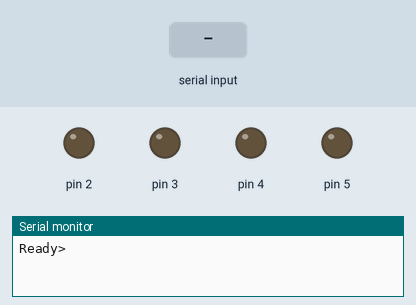
The sketch below on a simulated Arduino Nano, built with avr-gcc and run on an emulated ATmega328P. On the bench: output pins drawn as LEDs (lit = HIGH), the last lines printed to the serial monitor. The inputs (shaded band) are chosen by the test bench. Pins used as bus, display or sensor lines are not drawn.

Above: at 0.9 s.
1.0 s: "follow" received over Serial
At 2.8 s:
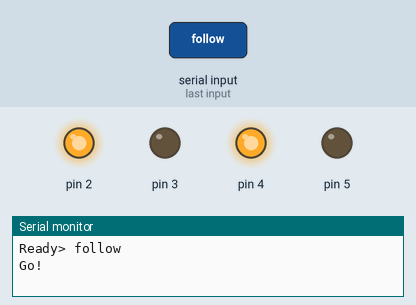
Timing chart, 0 to 4.3 s (numbered marks = the images above; inputs shaded):
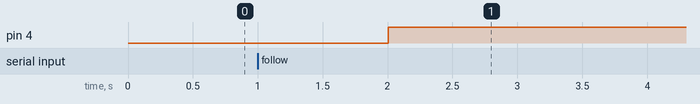

The sketch:

current_driver.ino
```cpp
#include <EEPROM.h>

#define SIGNAL A0
#define POT A7
#define PWM 4
#define EN 1

int lower, upper;
int goal = -1;
bool follow = false;

String getCommand(){
  Serial.print("> ");
  while(!Serial.available());
  String cmd = Serial.readString();
  Serial.println(cmd);
  return cmd;
}

void setRange(){
  String cmd = getCommand();
  int val = analogRead(POT);
  int lsb = val & 0xFF;
  int msb = (val >> 8) & 0xFF;
  if(cmd == "min"){
    EEPROM.write(8, lsb);
    EEPROM.write(9, msb);
  }
  if(cmd == "max"){
    EEPROM.write(10, lsb);
    EEPROM.write(11, msb);
  }
  setup();
}

void getRange(){
  int min_lsb = EEPROM.read(8);
  int min_msb = EEPROM.read(9);
  lower = min_msb << 8 | min_lsb;
  int max_lsb = EEPROM.read(10);
  int max_msb = EEPROM.read(11);
  upper = max_msb << 8 | max_lsb;
}

void setPins(){
  pinMode(3, OUTPUT);
  pinMode(4, OUTPUT);
  pinMode(5, OUTPUT);
  pinMode(0, OUTPUT);
  pinMode(1, OUTPUT);
  pinMode(2, OUTPUT);
  analogWrite(3, goal);
  analogWrite(4, goal);
  analogWrite(5, goal);
  digitalWrite(0, HIGH);
  digitalWrite(1, HIGH);
  digitalWrite(2, HIGH);
}

void halt(){
  digitalWrite(EN, LOW);
  digitalWrite(13, HIGH);
  while(1);
}

void setup() {
  Serial.begin(9600);
  while(!Serial);
  // put your setup code here, to run once:
  Serial.print("Ready");
  String cmd = getCommand();
  if(cmd == "cal")
    setRange();
  else if(cmd == "print")
    while(1){
      Serial.println(analogRead(POT));
      delay(150);
    }
  else if(cmd == "target")
    goal = getCommand().toInt();
  else if(cmd == "follow")
    follow = true;
  else{
    Serial.println("Unrecognized Command: " + cmd);
    setup();
  }
  getRange();
  setPins();
  Serial.println("Go!");
}

void loop() {
  if(follow){
    goal = analogRead(SIGNAL);
  }
  analogWrite(3, goal);
  analogWrite(4, goal);
  analogWrite(5, goal);
  int state = analogRead(POT);
  if(state <= lower || state >= upper)
    halt();
}
```

Measured:
- after the input at 1.0 s, pin 2, pin 4: LOW → HIGH after 1.0 s
